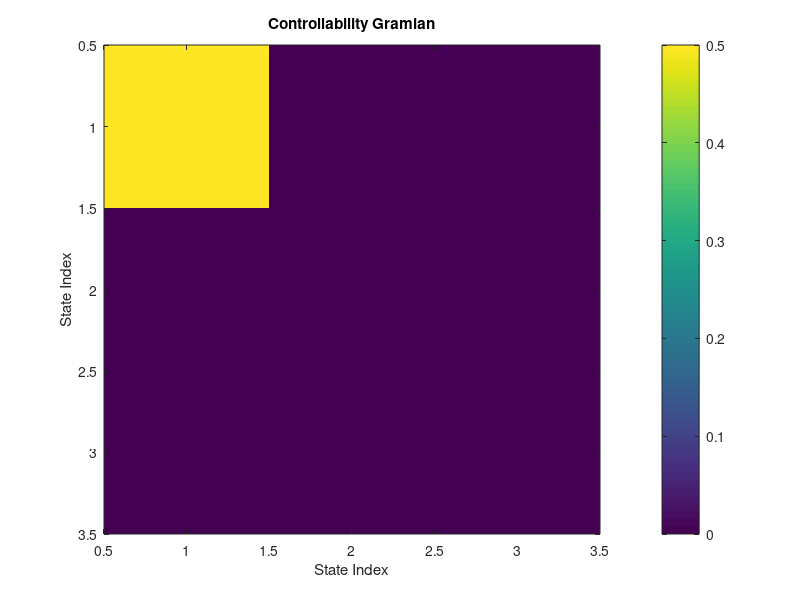
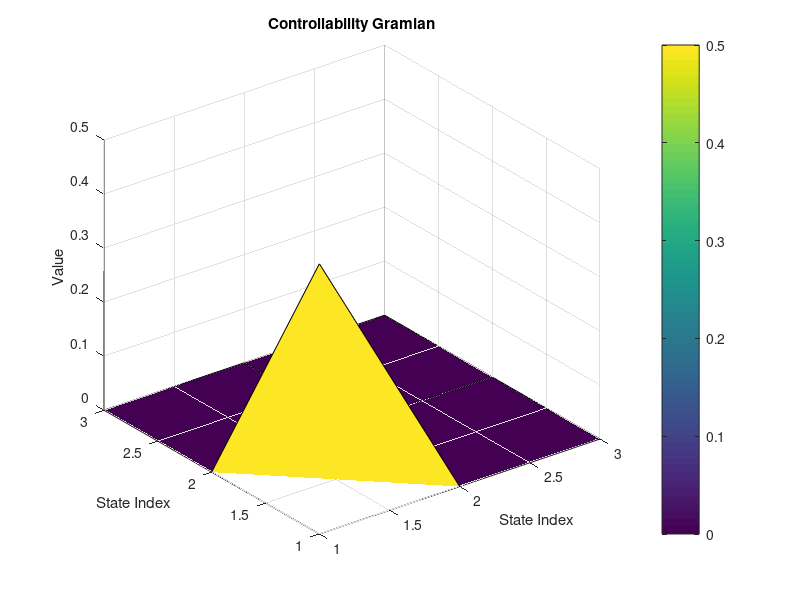

Write MATLAB code to recreate these figures, in order.
% Define state-space matrices A and B
A = [-1 0 0; 0 -1 0; 0 0 -1];
B = [1; 0; 0];

% Create state-space system
sys = ss(A, B, [], []);

% Compute the controllability Gramian
Wc = gram(sys, 'c');

% Plot the Gramian matrix using imagesc
figure;
imagesc(Wc);
colorbar;
title('Controllability Gramian');
xlabel('State Index');
ylabel('State Index');

% Plot the Gramian matrix using surf
figure;
surf(Wc);
colorbar;
title('Controllability Gramian');
xlabel('State Index');
ylabel('State Index');
zlabel('Value');
